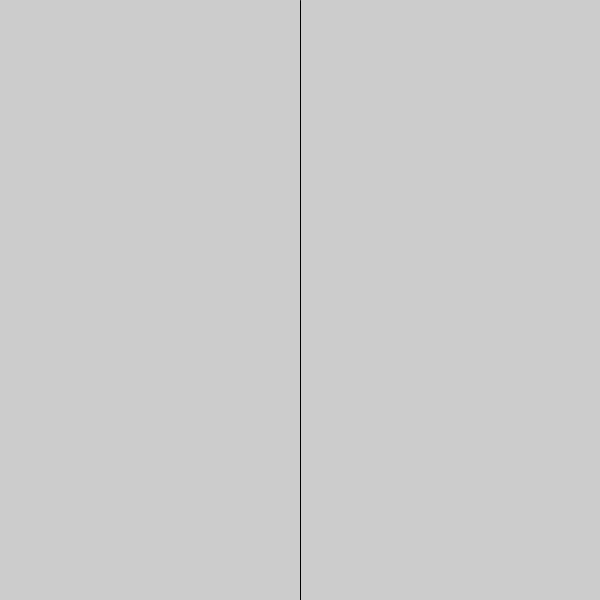
Frame 1 (no input)
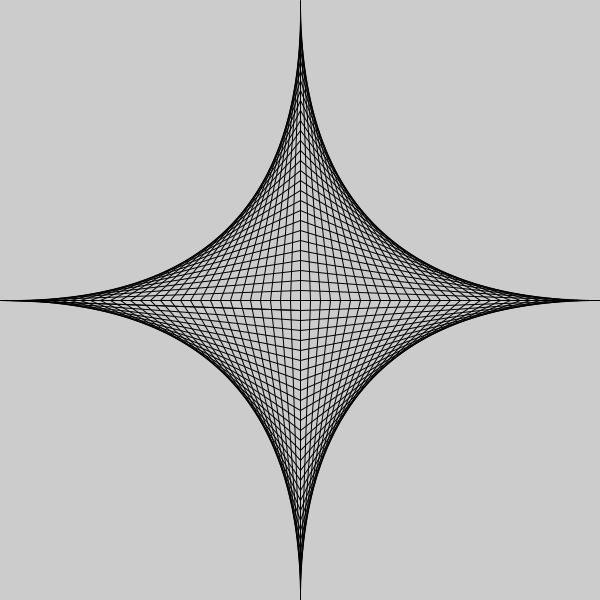
Frame 60 (the mouse pressed at the canvas centre just before this capture)
Frame 120 (the mouse held since frame 60 and released just before this capture): identical to frame 60, image omitted

The Processing sketch that drew these frames (run headless with seeded random() and noise(); from frame 60 on, the mouse is pressed at the canvas centre):

// Processing sketch: gaudiStar_lines
// ── gaudiStar_lines.pde
int y1 = 0;
int x1 = 0;

int y2 = 0;
int x2 = 0;
int x3 = 0;

int y3 = 0;
int y4 = 0;
int x4 =0;

void setup() {
  size(600, 600);
  x1 = width/2;
  y2 = height/2;
  x2 = width/2;
  x3 = width/2;
  y3 = height;
  y4 = height;
  x4 = width/2;
  frameRate(15);
}

void draw() {
  if (frameCount<=31) {
    line(width/2, y1, x1, height/2);
    y1+=10;
    x1+=10;

    line(width/2, y1, x2, height/2);
    x2-=10;

    line(x3, height/2, width/2, y3);
    x3-=10;
    y3-=10;

    line(x4, height/2, width/2, y4);
    x4+=10;
    y4-=10;
  }
}
